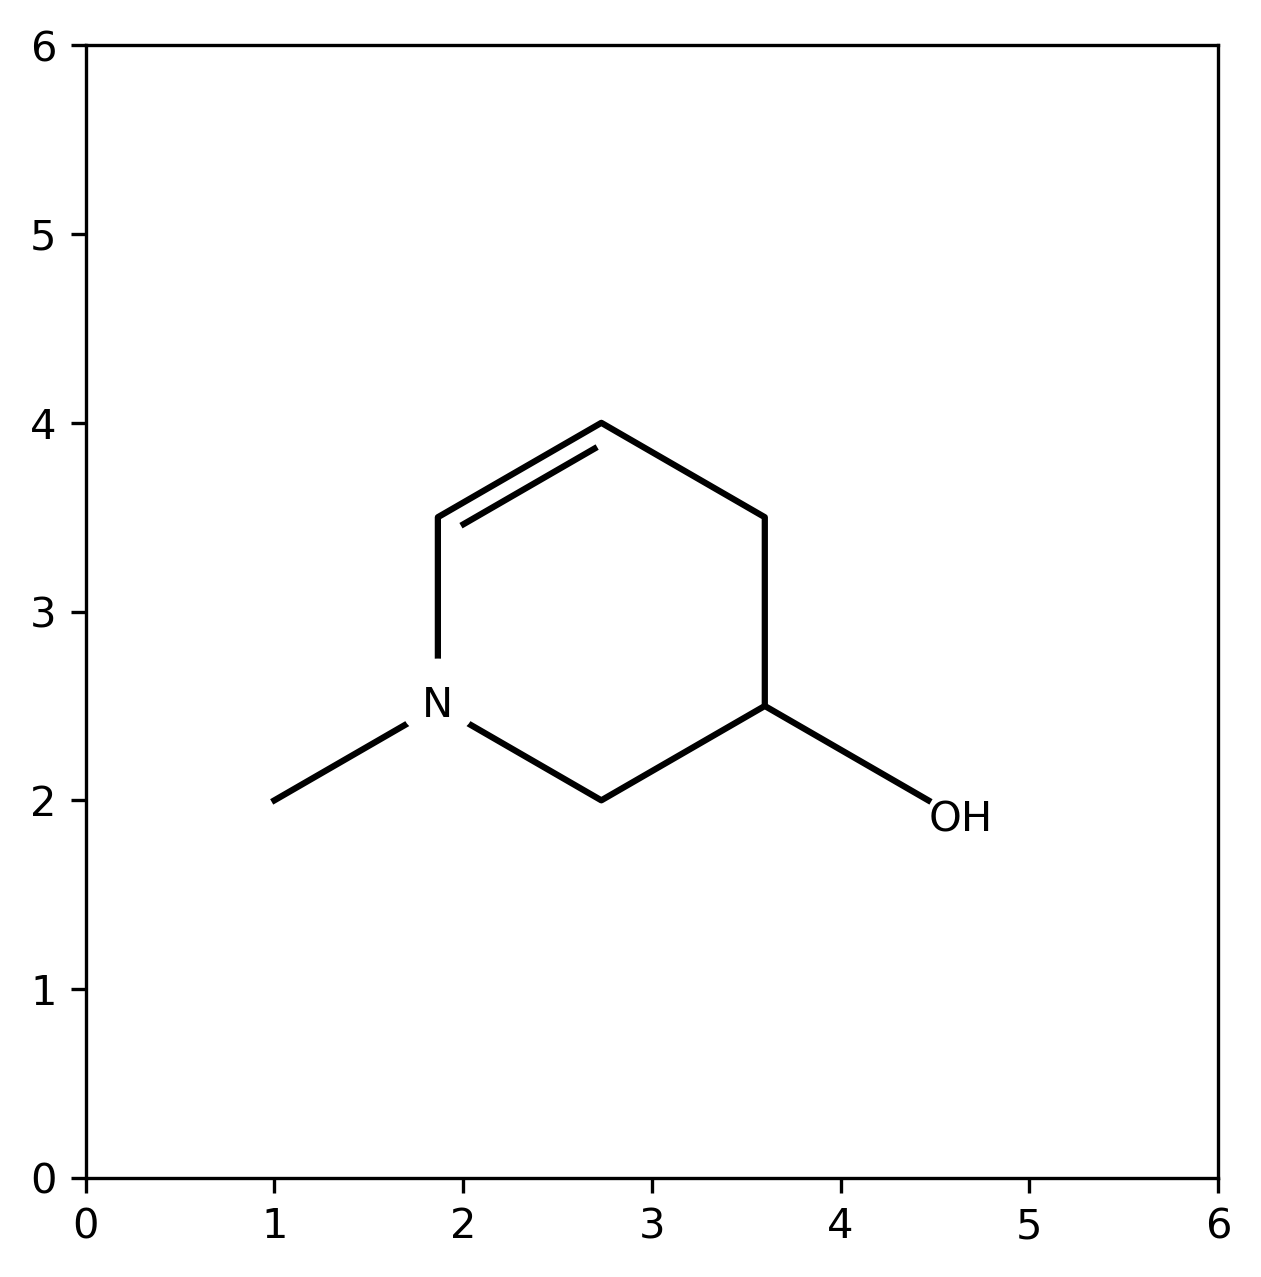

The script that saved this image:
"""Sketch it turtle: backbone, branch, double bond and elements"""

import numpy as np
import matplotlib.pyplot as plt

def rot(angle):
    return np.array([[np.cos(angle),-np.sin(angle)],
                     [np.sin(angle), np.cos(angle)]])
    
def Turtle(cmd, loc, stp=np.array([0.1,0])):
    loc_list = [loc]
    for c in cmd:
        if c[0] == 'F':    
            loc=loc+int(c[1:])*stp
            loc_list.append(loc)            
        else:
            if c[0] == 'L':
                T = rot(np.deg2rad(int(c[1:])))
                stp = T@stp
            else:
                T = rot(-np.deg2rad(int(c[1:])))
                stp = T@stp
    return loc_list

fig = plt.figure('stick_figures', figsize =(5 , 5), dpi = 300) 
ax = fig. add_subplot(aspect='equal')

#%% backbone chain

cmd1 = 'L30-F10-R60-F10-L60-F10-R60-F10'
cmd1 = cmd1.split(sep='-')

loc1 = np.array([1,2]) #starting position
        
loc_list1 = Turtle(cmd1, loc1)
x1,y1 = zip(*loc_list1)

"""plotting cmd1"""
ax.plot(x1,y1, color='k')

#%% line two

cmd2 = 'L90-F10-R60-F10-R60-F10-R60-F10'
cmd2 = cmd2.split(sep='-')

loc2 = np.array(loc_list1[1]) #using a point from loc_list1 as starting point
        
loc_list2 = Turtle(cmd2, loc2)
x2,y2 = zip(*loc_list2)

"""plotting cmd2"""
ax.plot(x2,y2, color='k')

#%% double bond

cmd3 = 'L30-F1-R90-F1-L90-F8'
cmd3 = cmd3.split(sep='-')

loc3 = np.array(loc_list2[1])
loc_list3 = Turtle(cmd3, loc3)
x3,y3 = zip(*loc_list3)
ax.plot(x3[2:],y3[2:],color='k')

#%% shapes n texts

from matplotlib.patches import Circle
circle = Circle((loc_list1[1][0],loc_list1[1][1]+0.04) , 0.2, 
                color='white', alpha=1,zorder=3)
ax.add_patch(circle)

ax.annotate('N', xy=(loc_list1[1]), ha='center', va='center')

ax.annotate('OH', xy=(loc_list1[-1]), ha='left', va='top')

plt.xlim(0,6)
plt.ylim(0,6)

plt.savefig('C:/Users/konar/Desktop/SKIT1.png', dpi=300,bbox_inches="tight")